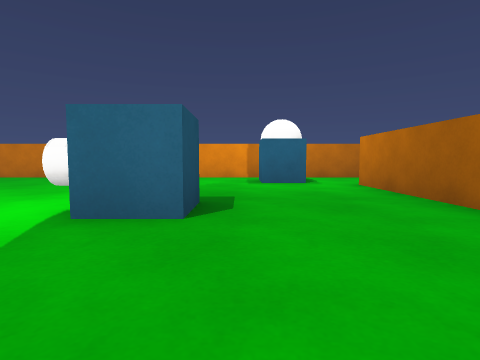
view 1 (above)

16 first-person views from a walk through a scene from a Unity 3-D project. The camera is 0.26 m above the floor, tilts 4° down and sees 80° across. The floor is counted in squares, 0.5 m on a side. Each view is taken from the middle of a square. On the plan, view 1 faces up. The plan holds only what a view shows up to about 9 squares ahead; the rest is blank. Surface patterns are stand-ins for the level's own textures.

view 2
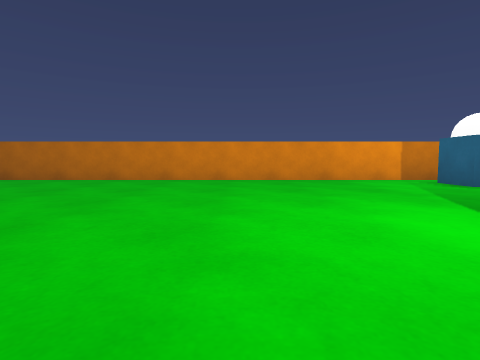

view 3
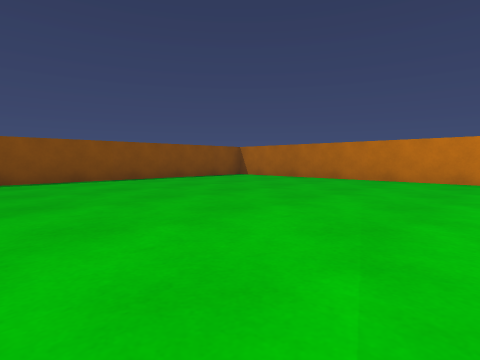

view 4
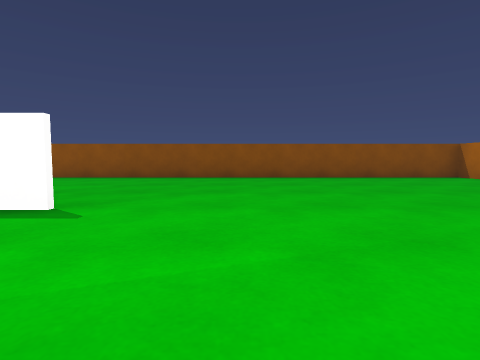

view 5
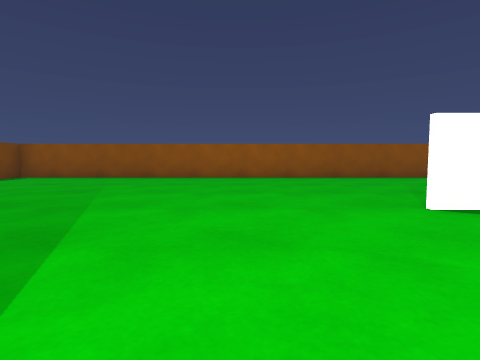

view 6
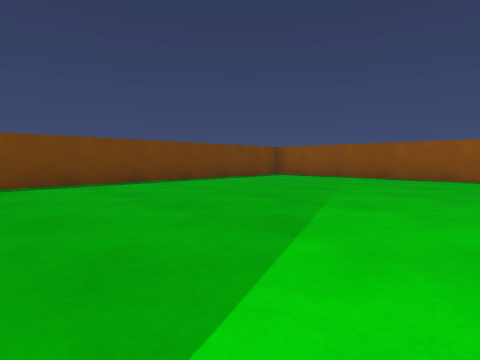

view 7
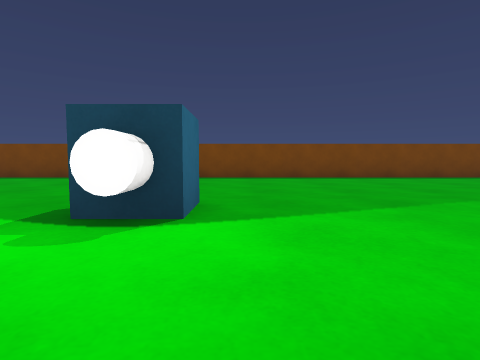

view 8
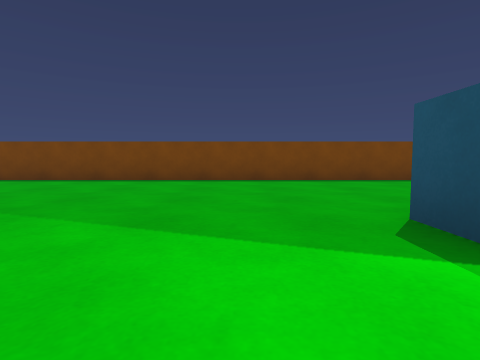

view 9
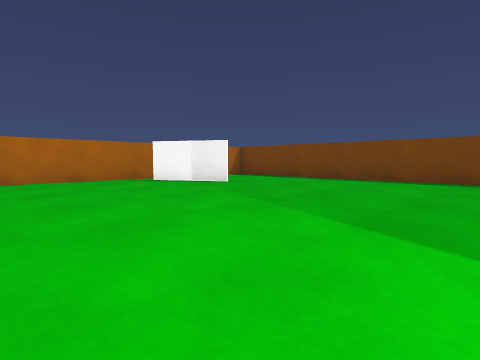

view 10
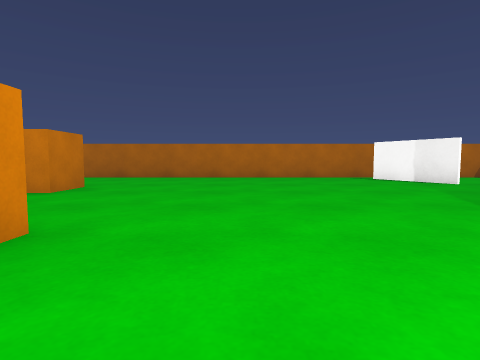

view 11
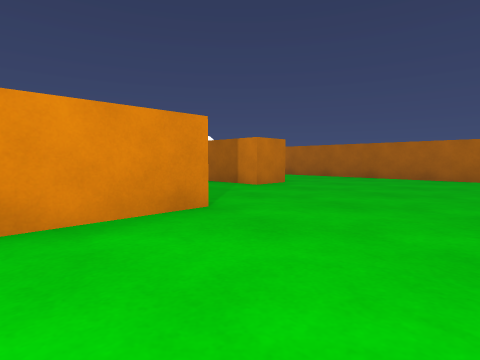

view 12
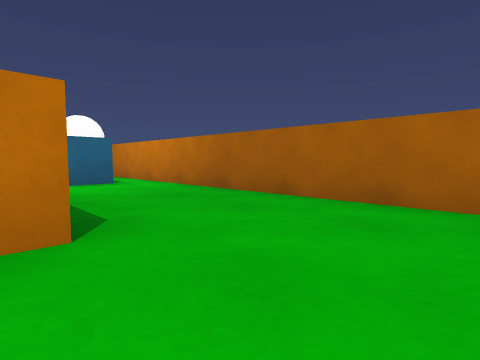

view 13
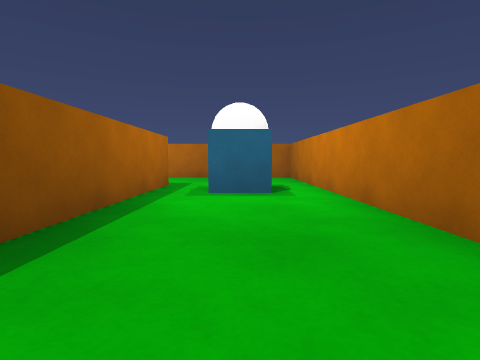

view 14
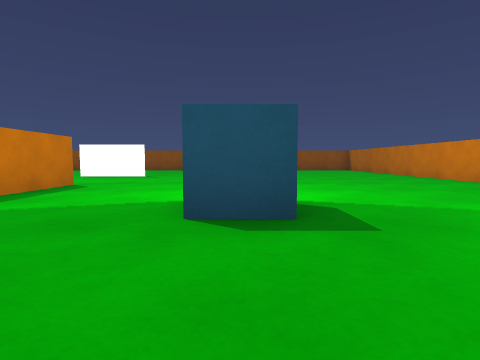

view 15
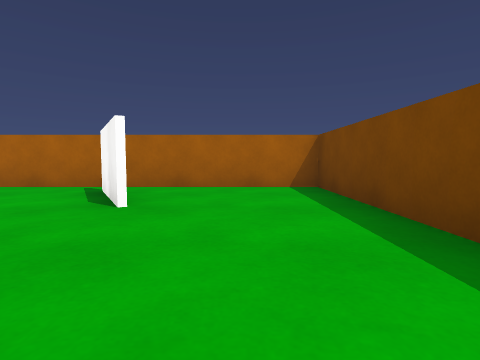

view 16
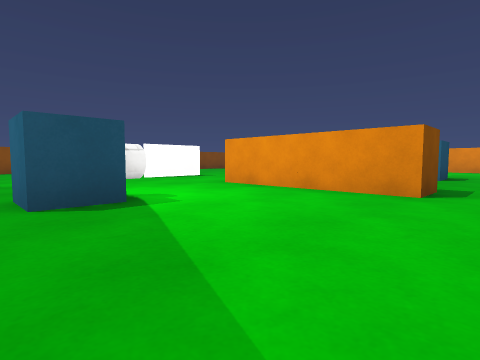

### Floor plan
Points are (right, up) in squares from view 1. A wall is a line through its corners. A room is listed if a view was taken in it or the views show most of it. See-through windows are left out.
Room 1 (views 1, 2, 3, 4, 5, 6, 7, 8, 9, 10, 11, 12, 13, 14, 15, 16)
walls: (-4, -0.5) (-2.1, -0.5); (0, -0.5) (0, -1.5) (-4, -1.5); (-6.9, 0.1) (-6.9, -2); (3.6, 0) (2.5, 0) (2.5, 6); (4, -7.7) (5.9, -6.7); (3.5, 6) (3.5, 1.8); (4.1, 8.5) (-12.5, 8.5) (-12.5, -10.5) (6.5, -10.5) (6.5, 8.5) (5.9, 8.5)
ways out: gap at (6, -7)
objects: other object (-3, -4); other object (-2, 3); other object (1, 7); other object (5, 5)

Where each view was taken, in squares from view 1:
view 1: 0 up, 0 right, facing up
view 2: 1 up, 4 left, facing up
view 3: 1 up, 5 left, facing up-left
view 4: 2 up, 4 left, facing left
view 5: 4 down, 4 left, facing left
view 6: 4 down, 4 left, facing down-left
view 7: 2 down, 4 left, facing down
view 8: 3 down, 1 left, facing down
view 9: 3 down, 1 left, facing down-right
view 10: 3 down, 2 left, facing right
view 11: 4 down, 2 left, facing up-right
view 12: 2 down, 3 right, facing up-right
view 13: 0 up, 5 right, facing up
view 14: 3 up, 2 right, facing left
view 15: 9 down, 1 right, facing right
view 16: 6 down, 1 right, facing up-left
